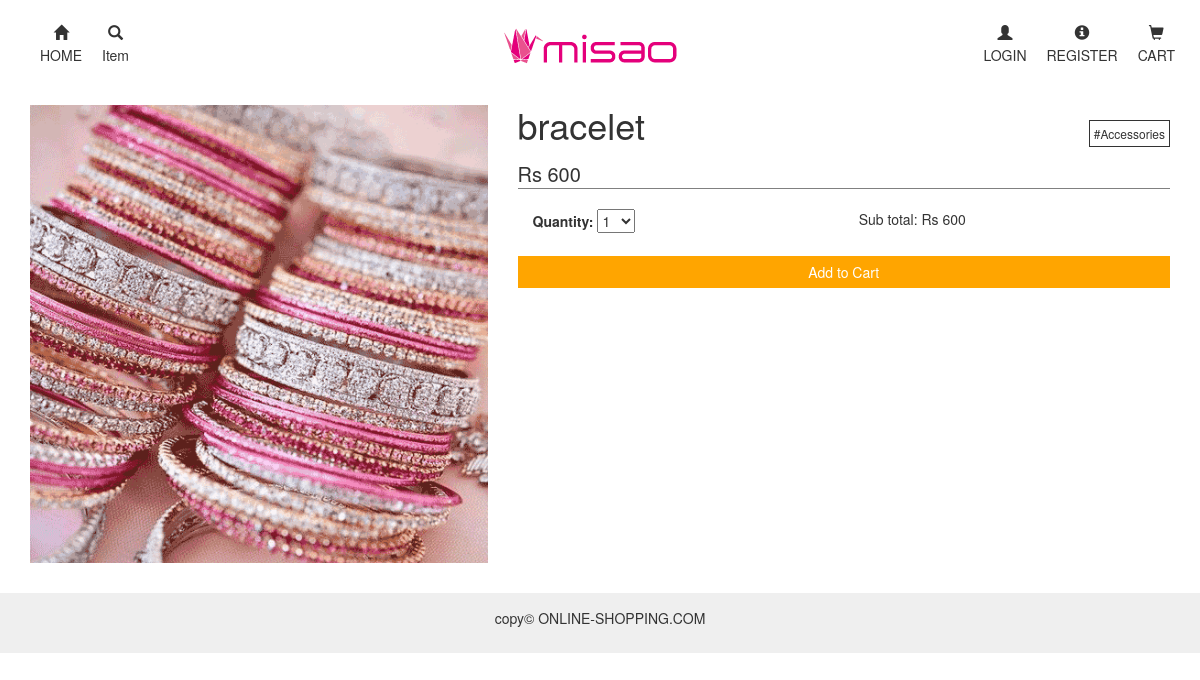
Screenshot of /page.php?id=1 with the database file from the repository.
### tables this page shows
CREATE TABLE `product` (
  `id` int(11) NOT NULL,
  `proName` varchar(30) DEFAULT NULL,
  `proPrice` int(11) DEFAULT NULL,
  `proDiscription` varchar(100) DEFAULT NULL,
  `imgName` varchar(30) DEFAULT NULL,
  `categoryId` int(11) DEFAULT NULL
);

CREATE TABLE `category` (
  `id` int(11) NOT NULL,
  `cateName` varchar(20) DEFAULT NULL
);

### page.php (the view, shortened to what this page needs)
<?php
 include "header.php";
$severname = "localhost";
$username = "root";
$password = "";
$conn = mysqli_connect($severname,$username,$password);
 $id = $_GET['id'];
$query = "select * from product where id=$id";
$run = mysqli_query($conn,$query);
$data = mysqli_fetch_array($run);
  function category($a){
    global $conn;
    $query2 = "select * from category where id=$a";
    $run2 = mysqli_query($conn,$query2);
    $data2 = mysqli_fetch_array($run2);
    return $data2['cateName'];
  }
?>
<div class="container" id="page-container">
  <div class="row">
    <div class="col-sm-5 col-md-5 left-box">
      <?php echo "<img src='images/product-img/".$data['imgName']."' >"; ?>
    </div>
    <div class="col-sm-7 col-md-7 right-box">
      <div class="clearfix">
        <h1><?php echo $data["proName"] ?></h1>
        <p id="category"><span>#</span><?php echo $proCategory = category($data['categoryId']) ?></p>
      </div>
      <p>Rs <span
         id="subprice"><?php echo $data['proPrice']; ?></span></p>
      <form id="cart_page" <?php echo "action='cart-add.php?id=" .$data['id']. "'"; ?> method="post">
        <div class="amount col-md-6">
          <label for="">Quantity:</label>
          <select id="sub-num" name="item_amount">
            <?php
            for ($i=1; $i <= 10; $i++) {
              echo "<option value='" .$i. "'>" .$i. "</option>";
            }
             ?>
          </select>
        </div>
        <div class="subtotal col-md-6">
          <p>Sub total: Rs <span id="totalprice">0</span></p>
        </div>
        <input
        <?php if (isset($_SESSION['login_user'])) {
          echo "id='btn-add-cart' type='button' name='addcart'";
          }
        else {
          echo "id='modal-login-open2' type='button'";
          } ?>  value="Add to Cart">
      </form>
    </div>
  </div>
</div>
<?php include "footer.php" ?>

### css/style.css (style rules this page uses)
* { margin: 0; padding: 0; }
#page-container { margin-top: 30px; }
.left-box img { max-width: 100%; }
.clearfix { position: relative; }
.clearfix h1 { margin: 0; }
#category { position: absolute; right: 0; top: 0; border: 1px solid #333; padding: 4px; font-size: 12px; }
.right-box p { margin-top: 15px; margin-bottom: 20px; font-size: 20px; border-bottom: 1px solid #808080; }
.subtotal p { font-size: 14px; margin: 0; border:none; }
#cart_page input[type="submit"], #cart_page input[type="button"] { width: 100%; color: white; padding: 6px; margin-top: 20px; border: none; background-color: orange; }

### rows the page displays
product: imgName (picture), proName "bracelet", categoryId.cateName "Accessories", proPrice "600"

### other values shown
form field item_amount "1"
